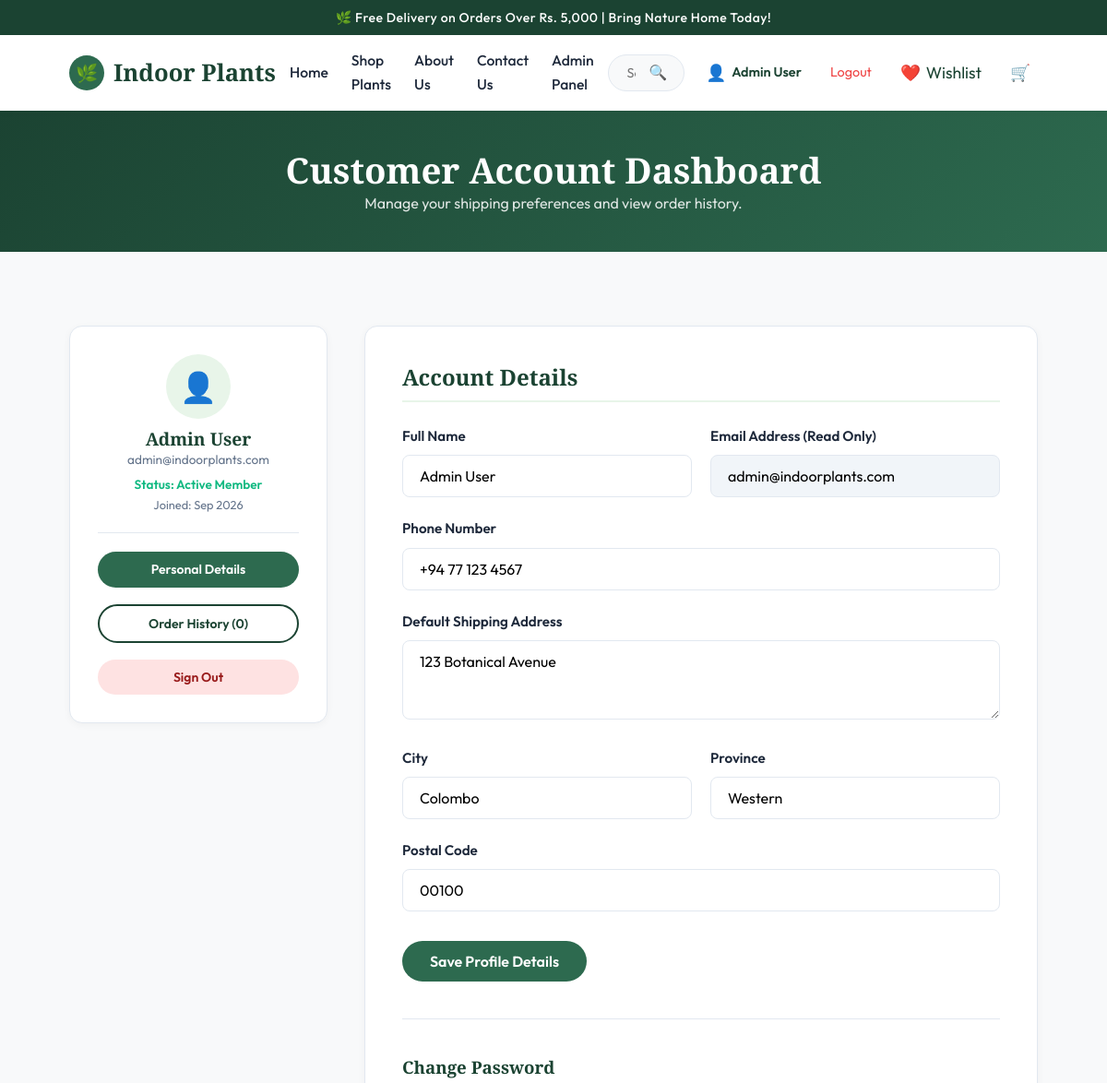
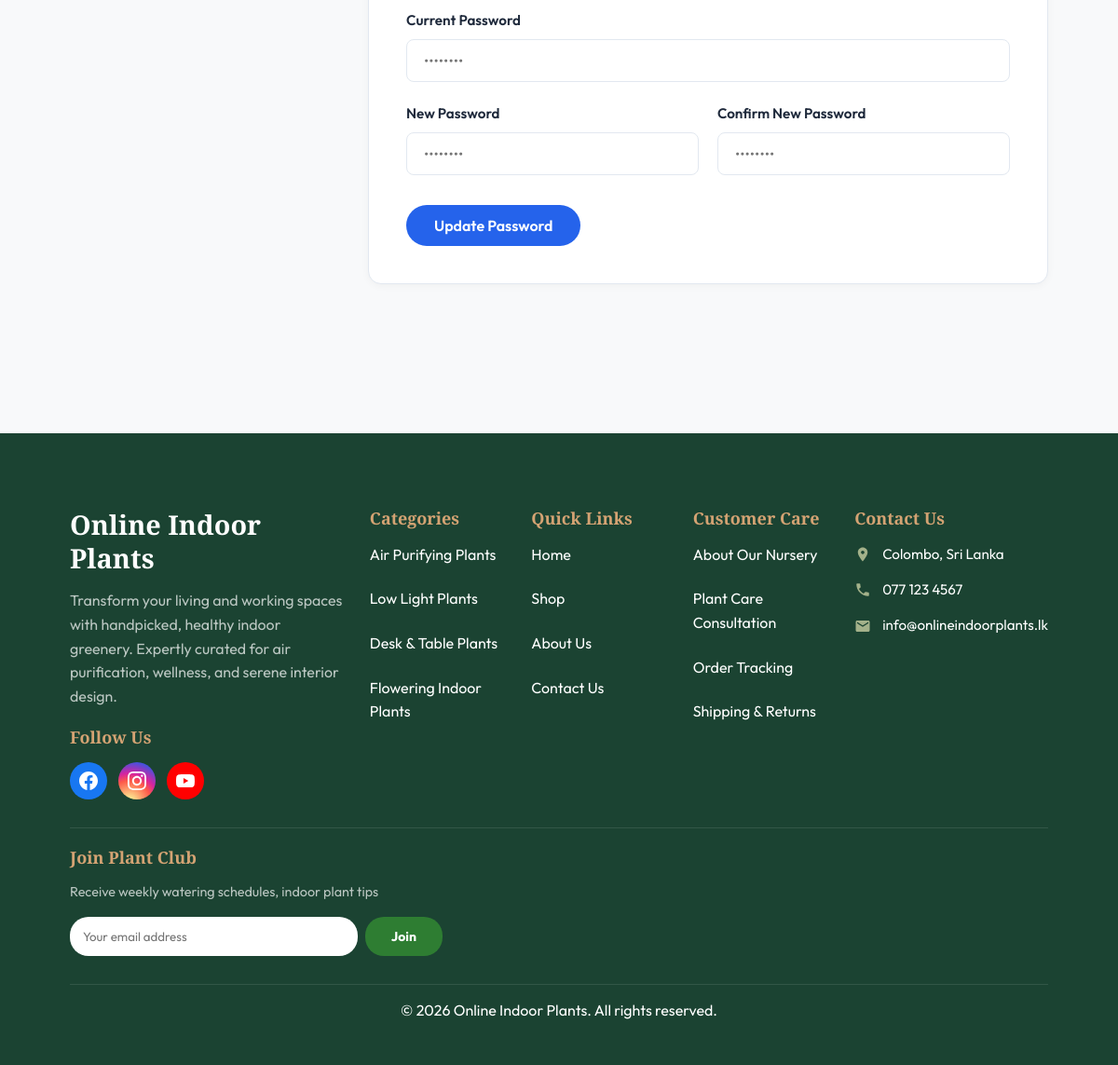
The page /pages/profile.php (signed in) on the database its author committed (2 pictures, top to bottom).
### tables this page shows
CREATE TABLE `users` (
  `user_id` INT AUTO_INCREMENT PRIMARY KEY,
  `name` VARCHAR(100) NOT NULL,
  `email` VARCHAR(150) NOT NULL UNIQUE,
  `password` VARCHAR(255) NOT NULL,
  `address` TEXT NULL,
  `city` VARCHAR(100) NULL,
  `province` VARCHAR(100) NULL,
  `postal_code` VARCHAR(20) NULL,
  `phone` VARCHAR(30) NULL,
  `role` ENUM('customer', 'admin') DEFAULT 'customer',
  `created_at` TIMESTAMP DEFAULT CURRENT_TIMESTAMP
);

### pages/profile.php (the view, shortened to what this page needs)
<?php
require_once __DIR__ . '/../includes/db.php';
$user_id = $_SESSION['user_id'];
$stmt = $pdo->prepare("SELECT * FROM users WHERE user_id = ?");
$stmt->execute([$user_id]);
$user = $stmt->fetch();
$o_stmt = $pdo->prepare("SELECT COUNT(*) FROM orders WHERE user_id = ?");
$o_stmt->execute([$user_id]);
$order_count = $o_stmt->fetchColumn();
require_once __DIR__ . '/../includes/header.php';
?>
<section style="background: linear-gradient(135deg, #1b4332 0%, #2d6a4f 100%); color: var(--white); padding: 40px 0; text-align: center;">
  <div class="container">
    <h1 style="color:var(--white); font-size: 2.4rem;">Customer Account Dashboard</h1>
    <p style="color: rgba(255,255,255,0.85);">Manage your shipping preferences and view order history.</p>
  </div>
</section>
<section class="section">
  <div class="container">
    <div class="shop-layout" style="grid-template-columns: 280px 1fr;">
      <div class="filter-sidebar">
        <div style="text-align:center; padding-bottom:20px; border-bottom:1px solid var(--border-color); margin-bottom:20px;">
          <div style="width:70px; height:70px; background:var(--sage-light); color:var(--primary-forest); border-radius:50%; display:flex; align-items:center; justify-content:center; font-size:2rem; margin:0 auto 10px;">
            👤
          </div>
          <h3 style="font-size:1.2rem;"><?php echo htmlspecialchars($user['name']); ?></h3>
          <p style="font-size:0.85rem; color:var(--text-muted);"><?php echo htmlspecialchars($user['email']); ?></p>
          <p style="font-size:0.85rem; color:#10b981; font-weight:600; margin-top:5px;">Status: Active Member</p>
<p style="font-size:0.8rem; color:var(--text-muted);">Joined: <?php echo date('M Y', strtotime($user['created_at'])); ?></p>
        </div>
        <ul class="filter-list">
          <li>
            <a href="profile.php" class="btn btn-emerald btn-block btn-sm" style="text-align:left;">
               Personal Details
            </a>
          </li>
          <li>
            <a href="orders.php" class="btn btn-outline-dark btn-block btn-sm" style="text-align:left; margin-top:8px;">
               Order History (<?php echo $order_count; ?>)
            </a>
          </li>
          <li>
            <a href="logout.php" class="btn btn-sm btn-block" style="text-align:left; margin-top:8px; background:#fee2e2; color:#991b1b;">
               Sign Out
            </a>
          </li>
        </ul>
      </div>
      <div class="form-card">
        <h2 style="margin-bottom:25px; border-bottom:2px solid var(--sage-light); padding-bottom:10px;">Account Details</h2>
        <form method="POST" action="profile.php">
          <div class="form-grid-2">
            <div class="form-group">
              <label class="form-label">Full Name</label>
              <input type="text" name="name" class="form-control" value="<?php echo htmlspecialchars($user['name']); ?>" required>
            </div>
            <div class="form-group">
              <label class="form-label">Email Address (Read Only)</label>
              <input type="email" class="form-control" value="<?php echo htmlspecialchars($user['email']); ?>" readonly style="background:#f1f5f9;">
            </div>
          </div>
          <div class="form-group">
            <label class="form-label">Phone Number</label>
            <input type="text" name="phone" class="form-control" value="<?php echo htmlspecialchars($user['phone'] ?? ''); ?>">
          </div>
          <div class="form-group">
            <label class="form-label">Default Shipping Address</label>
            <textarea name="address" class="form-control" rows="3"><?php echo htmlspecialchars($user['address'] ?? ''); ?></textarea>
          </div>
          <div class="form-grid-2">
            <div class="form-group">
              <label class="form-label">City</label>
              <input type="text" name="city" class="form-control" value="<?php echo htmlspecialchars($user['city'] ?? ''); ?>">
            </div>
            <div class="form-group">
              <label class="form-label">Province</label>
              <input type="text" name="province" class="form-control" value="<?php echo htmlspecialchars($user['province'] ?? ''); ?>">
            </div>
          </div>
          <div class="form-group">
            <label class="form-label">Postal Code</label>
            <input type="text" name="postal_code" class="form-control" value="<?php echo htmlspecialchars($user['postal_code'] ?? ''); ?>">
          </div>
          <button type="submit" class="btn btn-emerald" style="padding:12px 30px; margin-top:10px;">
            Save Profile Details
          </button>
        </form>
        <hr style="margin: 40px 0; border: none; border-top: 1px solid var(--border-color);">
        <form method="POST" action="profile.php">
          <h3 style="margin-bottom: 15px;">Change Password</h3>
          <div class="form-group">
            <label class="form-label">Current Password</label>
            <input type="password" name="current_password" class="form-control" placeholder="••••••••" required>
          </div>
          <div class="form-grid-2">
            <div class="form-group">
              <label class="form-label">New Password</label>
              <input type="password" name="new_password" class="form-control" placeholder="••••••••" required>
            </div>
            <div class="form-group">
              <label class="form-label">Confirm New Password</label>
              <input type="password" name="confirm_password" class="form-control" placeholder="••••••••" required>
            </div>
          </div>
          <button type="submit" class="btn btn-emerald" style="padding:12px 30px; margin-top:10px; background-color: #2563eb; border-color: #2563eb;">
            Update Password
          </button>
        </form>
      </div>
    </div>
  </div>
</section>
<?php require_once __DIR__ . '/../includes/footer.php'; ?>

### css/style.css (style rules this page uses)
:root { --primary-forest: #1b4332; --emerald: #2d6a4f; --sage-light: #e8f5e9; --sage-accent: #d8f3dc; --accent-gold: #d4a373; --cream-bg: #f8f9fa; --white: #ffffff; --text-dark: #1e293b; --text-muted: #64748b; --border-color: #e2e8f0; --danger: #ef4444; --success: #10b981; --warning: #f59e0b; --shadow-sm: 0 2px 8px rgba(0, 0, 0, 0.04); --shadow-md: 0 8px 24px rgba(27, 67, 50, 0.08); --shadow-lg: 0 16px 36px rgba(27, 67, 50, 0.12); --radius-sm: 8px; --radius-md: 14px; --radius-lg: 24px; --transition: all 0.3s cubic-bezier(0.4, 0, 0.2, 1); }
* { margin: 0; padding: 0; box-sizing: border-box; }
body { font-family: 'Outfit', sans-serif; color: var(--text-dark); background-color: var(--cream-bg); line-height: 1.6; overflow-x: hidden; }
h1, h2, h3, h4, h5, h6 { font-family: 'Playfair Display', serif; font-weight: 700; color: var(--primary-forest); line-height: 1.25; }
a { text-decoration: none; color: inherit; transition: var(--transition); }
ul { list-style: none; }
.container { width: 90%; max-width: 1240px; margin: 0 auto; padding: 0 15px; }
.section { padding: 80px 0; }
.btn { display: inline-flex; align-items: center; justify-content: center; gap: 10px; padding: 14px 30px; font-size: 1rem; font-weight: 600; border-radius: 30px; cursor: pointer; border: none; transition: var(--transition); font-family: 'Outfit', sans-serif; }
.btn-emerald { background: var(--emerald); color: var(--white); }
.btn-outline-dark { background: transparent; color: var(--primary-forest); border: 2px solid var(--primary-forest); }
.btn-sm { padding: 8px 18px; font-size: 0.875rem; }
.btn-block { width: 100%; }
.shop-layout { display: grid; grid-template-columns: 280px 1fr; gap: 40px; align-items: start; }
.filter-sidebar { background: var(--white); padding: 30px; border-radius: var(--radius-md); box-shadow: var(--shadow-sm); border: 1px solid var(--border-color); }
.filter-list { display: flex; flex-direction: column; gap: 10px; }
.form-card { background: var(--white); padding: 40px; border-radius: var(--radius-md); box-shadow: var(--shadow-sm); border: 1px solid var(--border-color); }
.form-group { margin-bottom: 22px; }
.form-label { display: block; font-weight: 600; margin-bottom: 8px; font-size: 0.95rem; }
.form-control { width: 100%; padding: 12px 18px; border: 1px solid var(--border-color); border-radius: var(--radius-sm); font-family: inherit; font-size: 1rem; outline: none; transition: var(--transition); }
.form-grid-2 { display: grid; grid-template-columns: 1fr 1fr; gap: 20px; }

### rows shown on the page
users: name "Admin User", email "admin@indoorplants.com", created_at "Sep 2026", phone "+94 77 123 4567", address "123 Botanical Avenue", city "Colombo", province "Western", postal_code "00100"

### other values the page prints
$_SESSION['user_name'] "Admin User"
$order_count "0"
